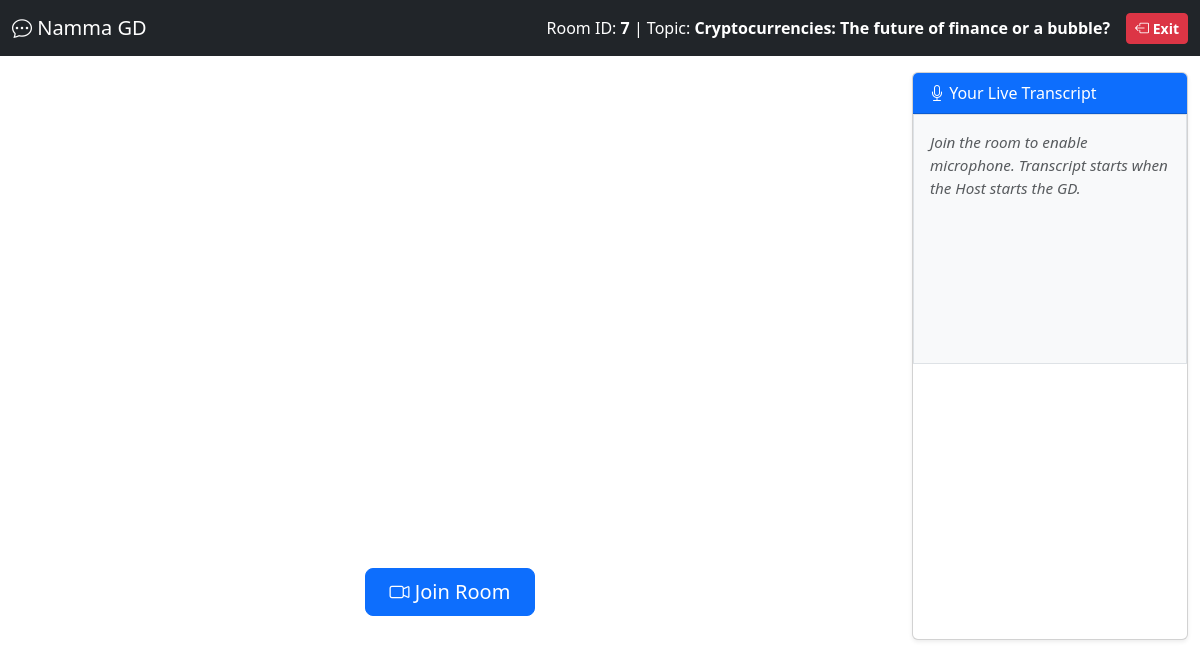
/practice.php (signed in), run on the app's committed database.
### tables this page shows
CREATE TABLE `active_gd_rooms` (
  `id` int(11) NOT NULL,
  `topic` varchar(255) NOT NULL,
  `participants` int(11) DEFAULT 0,
  `created_at` timestamp NOT NULL DEFAULT current_timestamp(),
  `status` enum('active','completed') DEFAULT 'active',
  `host_id` int(11) DEFAULT NULL,
  `start_time` datetime DEFAULT NULL
);

### practice.php (the view, shortened to what this page needs)
<?php
include "connection.php";
$room_id = 0;
$gd_topic = "";
if (!isset($_SESSION['current_room_id'])) {
    $find_sql = "SELECT * FROM active_gd_rooms WHERE participants < 6 AND status='active' ORDER BY created_at DESC LIMIT 1";
    $find_res = mysqli_query($conn, $find_sql);
    if (mysqli_num_rows($find_res) > 0) {
        $room = mysqli_fetch_assoc($find_res);
        $room_id = $room['id'];
        $gd_topic = $room['topic'];
    }
}
?>
<!DOCTYPE html>
<html lang="en">
<head>
  <link href="https://cdn.jsdelivr.net/npm/bootstrap@5.3.0/dist/css/bootstrap.min.css" rel="stylesheet">
  <link rel="stylesheet" href="https://cdn.jsdelivr.net/npm/bootstrap-icons@1.10.2/font/bootstrap-icons.css">
</head>
<body>
<nav class="navbar navbar-expand-lg navbar-dark bg-dark">
  <div class="container-fluid">
    <a class="navbar-brand" href="#"><i class="bi bi-chat-dots"></i> Namma GD</a>
    <div class="ms-auto text-white d-flex align-items-center">
        <span class="me-3 d-none d-md-block">
            Room ID: <strong><?php echo $room_id; ?></strong> |
            Topic: <strong><?php echo htmlspecialchars($gd_topic); ?></strong>
        </span>
        <a href="dashboard.php" class="btn btn-danger btn-sm fw-bold">
            <i class="bi bi-box-arrow-left"></i> Exit
        </a>
    </div>
  </div>
</nav>
<div class="container-fluid mt-3">
  <div class="row">
    <div class="col-lg-9">
        <div id="video-grid"></div>
        <div class="text-center mt-3 mb-4">
            <button id="join-btn" class="btn btn-primary px-4 btn-lg"><i class="bi bi-camera-video"></i> Join Room</button>
        </div>
    </div>
    <div class="col-lg-3">
        <div class="card shadow-sm h-100">
            <div class="card-header bg-primary text-white">
                <i class="bi bi-mic"></i> Your Live Transcript
            </div>
            <div class="card-body p-0">
                <div id="transcript" class="transcript-box p-3">
                    <em class="text-muted">Join the room to enable microphone. Transcript starts when the Host starts the GD.</em>
                </div>
            </div>
        </div>
    </div>
  </div>
</div>
</body>
</html>

### practice.php (style rules this page uses)
#video-grid { display: flex; flex-wrap: wrap; justify-content: center; align-items: center; gap: 20px; padding: 20px; min-height: 60vh; }
.transcript-box { height: 250px; overflow-y: auto; background: #f8f9fa; border: 1px solid #dee2e6; font-size: 0.95rem; }

### data on the page
active_gd_rooms: id "7", topic "Cryptocurrencies: The future of finance or a bubble?"
